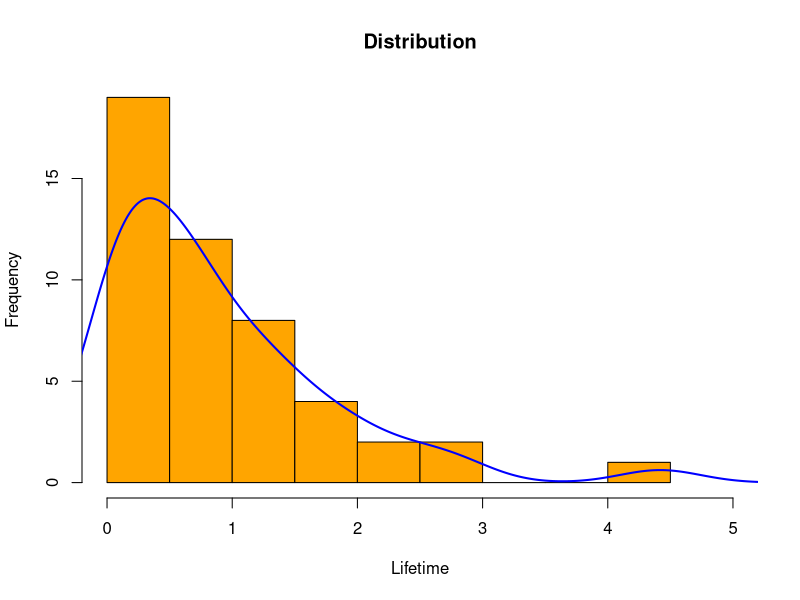
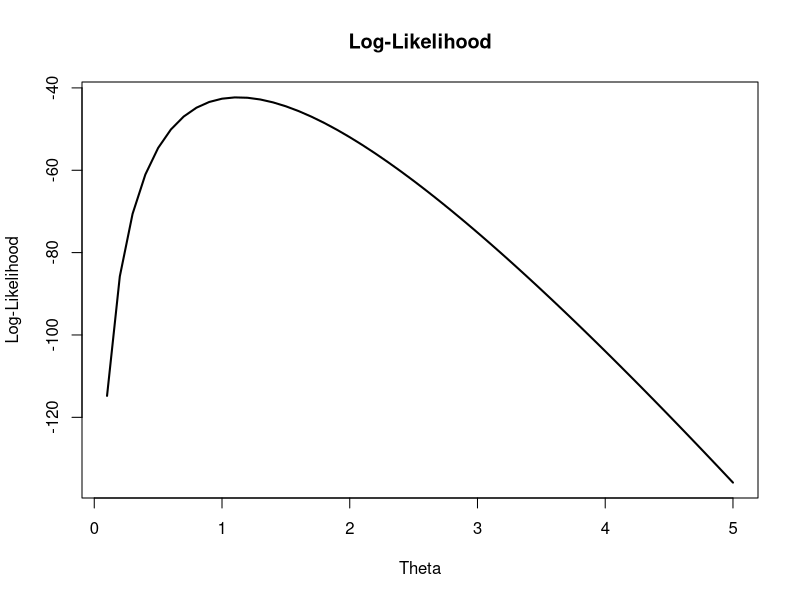
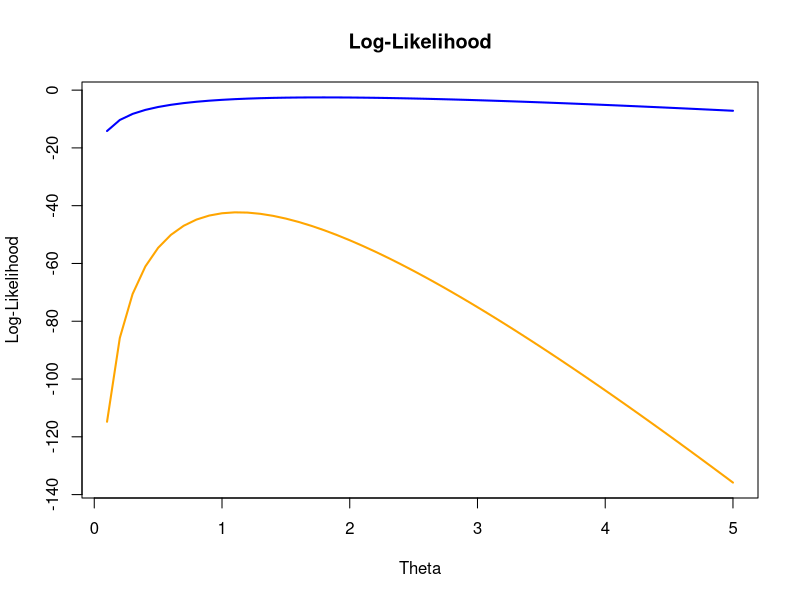
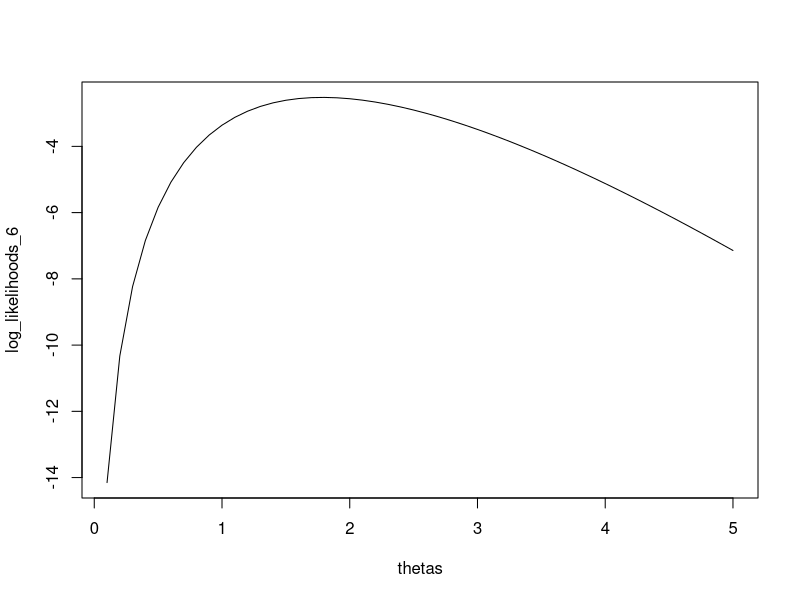
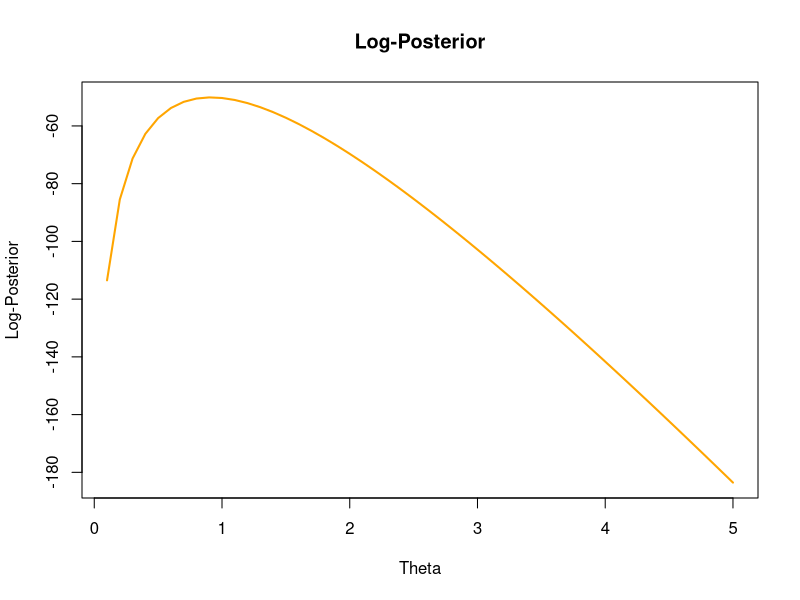
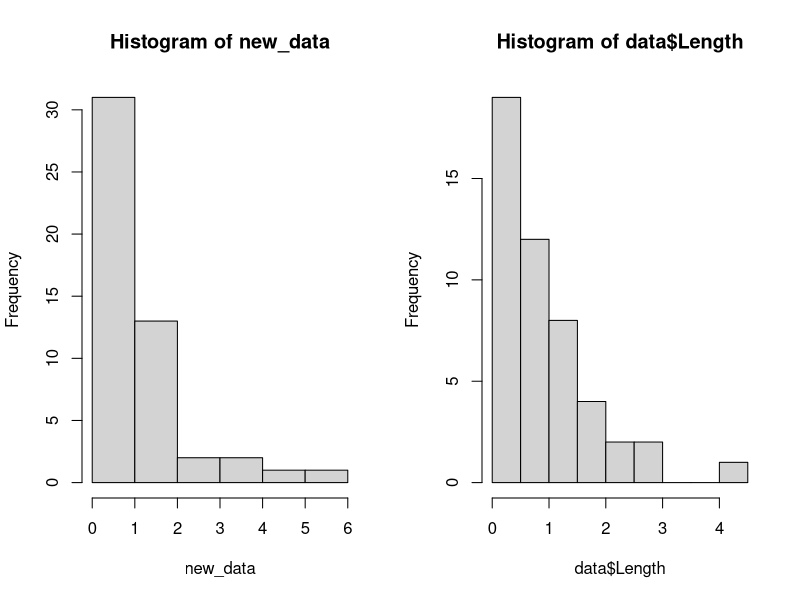

R code for these plots, in order:
## 1

## ---- assign2-init
data <- read.csv("../data/machines.csv", sep=",", header=TRUE)
data$Length <- as.numeric(data$Length)
## ---- end-of-assign2-init

## 2

## ---- assign2-2-init
length_histogram <- hist(data$Length, plot=FALSE)
multiplier <- length_histogram$counts / length_histogram$density
multiplier <- max(multiplier[which(!is.nan(multiplier))])
length_density <- density(data$Length)
length_density$y <- length_density$y * multiplier

log_likelihood <- function(x, theta) {
    log(theta * exp(-theta * x))
}

thetas <- seq(0.1, 5, by=0.1)

log_likelihoods <- sapply(thetas, function(x) {
    sum(log_likelihood(x=data$Length, theta=x))
})

best_theta <- thetas[which.max(log_likelihoods)]
## ---- end-of-assign2-2-init

## ---- assign2-2-plot-distribution
plot(length_histogram, col="orange", main="Distribution",
     xlab="Lifetime", ylab="Frequency", xlim=c(0, 5))
lines(length_density, col="blue", lwd=2)
## ---- end-of-assign2-2-plot-distribution

## ---- assign2-2-plot-likelihoods
plot(thetas, log_likelihoods, main="Log-Likelihood",
     xlab="Theta", ylab="Log-Likelihood", type="l", lwd=2)
## ---- end-of-assign2-2-plot-likelihoods

## 3
## ---- assign2-3-init
log_likelihoods_6 <- sapply(thetas, function(x) {
    sum(log_likelihood(x=data$Length[1:6], theta=x))
})

ylim <- c(min(min(log_likelihoods), min(log_likelihoods_6)),
          max(max(log_likelihoods), max(log_likelihoods_6)))
## ---- end-ofassign2-3-init

## ---- assign2-3-plot-likelihoods
plot(thetas, log_likelihoods, col="orange",
     main="Log-Likelihood", xlab="Theta", ylab="Log-Likelihood",
     type="l", ylim=ylim, lwd=2)
lines(thetas, log_likelihoods_6, col="blue", lwd=2)
## ---- end-of-assign2-3-plot-likelihoods

## ---- assign2-3-plot-likelihoods-6
plot(thetas, log_likelihoods_6, type="l")
## ---- end-of-assign2-3-plot-likelihoods-6

## 4
## ---- assign2-4-init
prior <- function(theta, lambda=10) {
    lambda * exp(-lambda * theta)
}

log_posteriors <- sapply(1:length(thetas), function(i) {
    log_likelihoods[i] + log(prior(thetas[i]))
})
## ---- end-of-assign2-4-init

## ---- assign2-4-plot-posteriors
plot(thetas, log_posteriors, col="orange",
     main="Log-Posterior", xlab="Theta", ylab="Log-Posterior",
     type="l", lwd=2)
## ---- end-of-assign2-4-plot-posteriors

## 5
## ---- assign2-5-init
set.seed(12345)
new_data <- rexp(50, best_theta)
## ---- end-of-assign2-5-init

## ---- assign2-5-plot-distribution
par(mfrow=c(1, 2))
hist(new_data)
hist(data$Length)
## ---- end-of-assign2-5-plot-distribution
